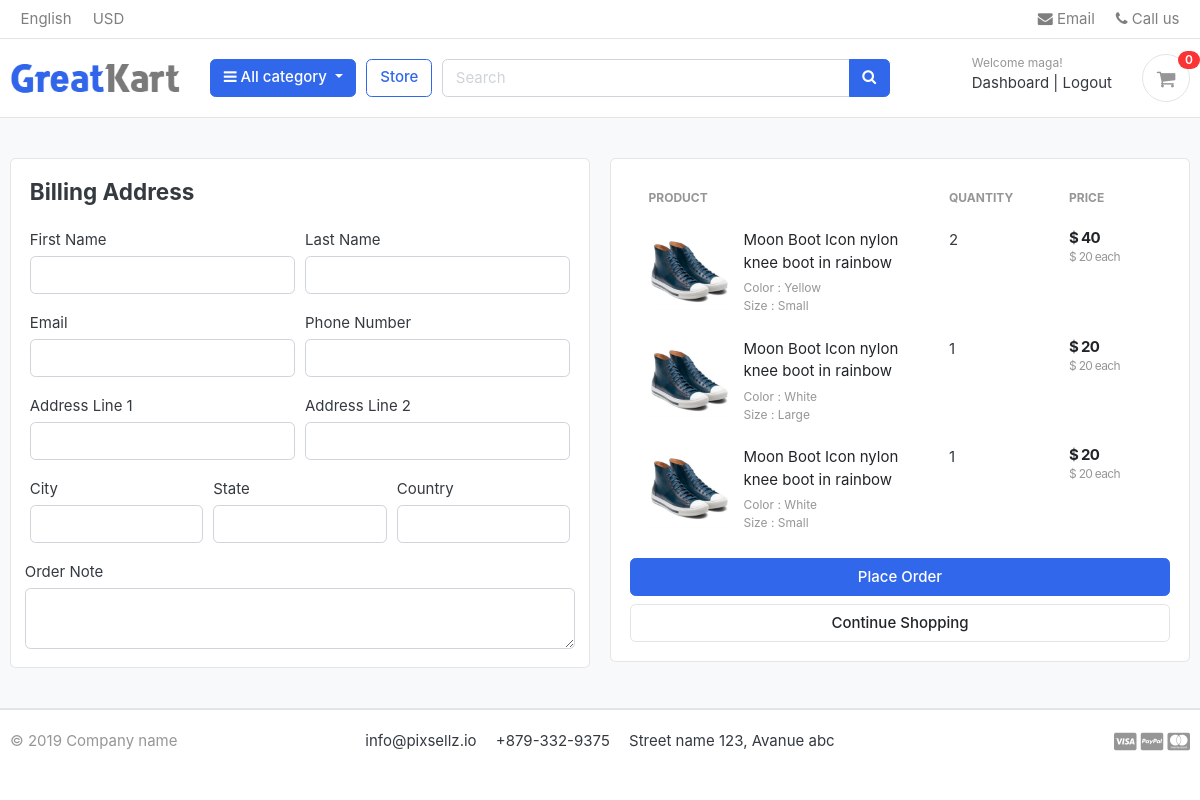
Page /cart/checkout/ (signed in) on the earlier database version.
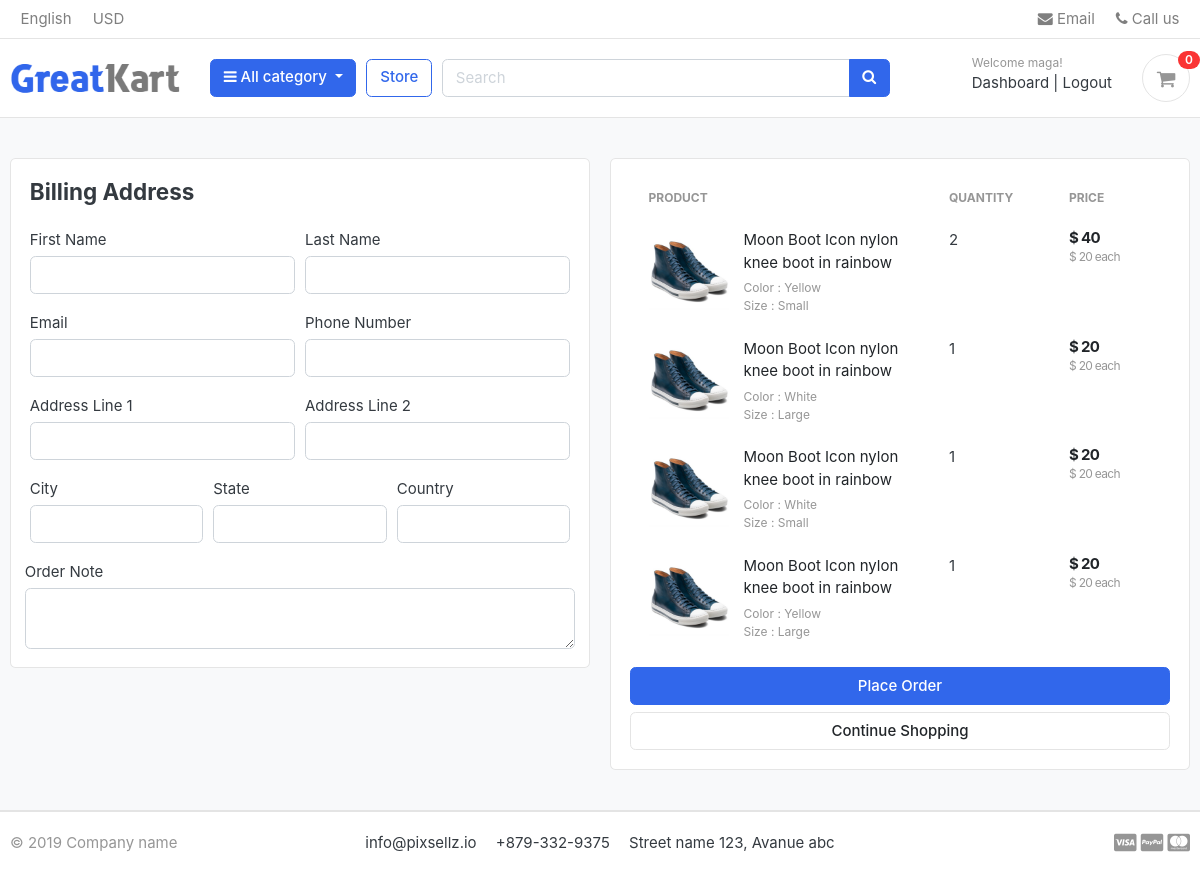
Same page on the later database version.
### carts/models.py (models this page shows, shortened)
class CartItem(models.Model):
    user = models.ForeignKey(Account, on_delete=models.CASCADE, null=True)
    product = models.ForeignKey(Product, on_delete=models.CASCADE)
    variations = models.ManyToManyField(Variation, blank=True)
    cart = models.ForeignKey(Cart, on_delete=models.CASCADE,null=True)
    quantity = models.IntegerField()
    is_active = models.BooleanField(default=True)
    def sub_total(self):
        return self.product.price*self.quantity

### store/models.py (models this page shows, shortened)
class Product(models.Model):
    product_name = models.CharField(max_length=150, unique=True)
    slug = models.SlugField(max_length=200, unique=True)
    description = models.TextField(max_length=500, blank=True)
    price = models.IntegerField()
    images = models.ImageField(upload_to='product')
    stock = models.IntegerField()
    is_avialable = models.BooleanField(default=True)
    category = models.ForeignKey(Category, on_delete=models.CASCADE)
    created_date = models.DateTimeField(auto_now_add=True)
    modified_date = models.DateTimeField(auto_now=True)
    def get_url(self):
        return reverse('product_detail', args=[self.category.slug, self.slug])

class Variation(models.Model):
    product = models.ForeignKey(Product, on_delete=models.CASCADE)
    variation_category = models.CharField(max_length=150, choices=variation_category_choice)
    variation_value = models.CharField(max_length=150)
    is_active = models.BooleanField(default=True)
    created_date = models.DateTimeField(auto_now=True)
    objects = VariationManager()

### carts/views.py (the view)
# urls.py: path('checkout/', views.checkout, name='checkout'),
@login_required(login_url='login')
def checkout(request):
    try:
        tax = 0
        grand_total = 0
        total = 0
        quantity = 0
        if request.user.is_authenticated:
            cart_items = CartItem.objects.filter(user=request.user, is_active=True)
        else:
            cart = Cart.objects.get(cart_id=_cart_id(request))
            cart_items = CartItem.objects.filter(cart=cart, is_active=True)
        for cart_item in cart_items:
            total += (cart_item.product.price * cart_item.quantity)
            quantity += cart_item.quantity
        tax = (2 * total)/100
        grand_total = total + tax
    except ObjectDoesNotExist:
        pass #just ignore
    context = {
        'total': total,
        'quantity': quantity,
        'cart_items': cart_items,
        'tax'       : tax,
        'grand_total': grand_total,
    }
    return render(request, 'store/checkout.html', context)

### carts/context_processors.py (called while the page is built)
def counter(request):
    cart_count = 0
    if 'admin' in request.path:
        return {}
    else:
        try:
            cart = Cart.objects.filter(cart_id= _cart_id(request))
            if request.user.is_authenticated:
                cart_items = CartItem.objects.all().filter(cart=cart[:1])
            else:
                cart_items = CartItem.objects.all().filter(cart=cart[:1])
            for cart_item in cart_items:
                cart_count+= cart_item.quantity
        except Cart.DoesNotExist:
            cart_count=0
    return dict(cart_count=cart_count)

### carts/views.py (called while the page is built)
def _cart_id(request):
    cart = request.session.session_key
    if not cart:
        cart = request.session.create()
    return cart

### category/context_processors.py (called while the page is built)
def menu_links(request):
    links = Category.objects.all()
    return dict(links=links)

### category/models.py (called while the page is built)
    def get_url(self):
        return reverse('products_by_category' , args=[self.slug])

### templates/store/checkout.html (shortened to what this page needs)
{% extends 'base.html' %}
{% load static %}
{% block content %}
<section class="section-content padding-y bg">
<div class="container">
<div class="row">
	<aside class="col-lg-6">
<div class="card">
  <div class="card-body">
    <h4 class="card-title mb-4">Billing Address</h4>
    <form action="{% url 'place_order' %}" method="POST">
      <div class="form-row">
        <div class="col form-group">
          <label for="">First Name</label>
          <input type="text" name="first_name" class="form-control" required>
        </div>
        <div class="col form-group">
          <label for="">Last Name</label>
          <input type="text" name="last_name" class="form-control" required>
        </div>
      </div>
      <div class="form-row">
        <div class="col form-group">
          <label for="">Email</label>
          <input type="email" name="email" class="form-control" required>
        </div>
        <div class="col form-group">
          <label for="">Phone Number</label>
          <input type="text" name="phone" class="form-control" required>
        </div>
      </div>
      <div class="form-row">
        <div class="col form-group">
          <label for="">Address Line 1</label>
          <input type="text" name="address_line_1" class="form-control" required>
        </div>
        <div class="col form-group">
          <label for="">Address Line 2</label>
          <input type="text" name="address_line_2" class="form-control">
        </div>
      </div>
      <div class="form-row">
        <div class="col form-group">
          <label for="">City</label>
          <input type="text" name="city" class="form-control" required>
        </div>
        <div class="col form-group">
          <label for="">State</label>
          <input type="text" name="state" class="form-control" required>
        </div>
        <div class="col form-group">
          <label for="">Country</label>
          <input type="text" name="country" class="form-control" required>
        </div>
        </div>
        <div class="form-row">
          <label for="">Order Note</label>
          <textarea name="order_note" rows="2" class="form-control"></textarea>
        </div>
  </div>
</div>
	</aside>
	<aside class="col-lg-6">
		<div class="card">
		<div class="card-body">
      <table class="table table-borderless table-shopping-cart">
      <thead class="text-muted">
      <tr class="small text-uppercase">
        <th scope="col">Product</th>
        <th scope="col" width="120">Quantity</th>
        <th scope="col" width="120">Price</th>
      </tr>
      </thead>
      <tbody>
      {% for cart_item in cart_items %}
      <tr>
      	<td>
      		<figure class="itemside align-items-center">
      			<div class="aside"><img src="{{ cart_item.product.images.url }}" class="img-sm"></div>
      			<figcaption class="info">
      				<a href="{{ cart_item.product.get_url }}" class="title text-dark">{{ cart_item.product.product_name }}</a>
      				<p class="text-muted small">
      					{% if cart_item.variations.all %}
      						{% for item in cart_item.variations.all %}
      							{{ item.variation_category | capfirst }} : {{ item.variation_value | capfirst }} <br>
      						{% endfor %}
      					{% endif %}
      				</p>
      			</figcaption>
      		</figure>
      	</td>
      	<td>
      				<label for="">{{cart_item.quantity}}</label>
      	</td>
      	<td>
      		<div class="price-wrap">
      			<var class="price">$ {{ cart_item.sub_total }}</var>
      			<small class="text-muted"> $ {{ cart_item.product.price }} each </small>
      		</div>
      	</td>
      </tr>
      {% endfor %}
      </tbody>
      </table>
      <button type="submit" name="submit" class="btn btn-primary btn-block">Place Order</button>
			<a href="{% url 'store' %}" class="btn btn-light btn-block">Continue Shopping</a>
		</div>
		</div>
</aside>
</div>
</div>
</section>
{% endblock %}

Differences in the rows shown:
added CartItem: product.images (picture), product.product_name "Moon Boot Icon nylon knee boot in rainbow", quantity "1", sub_total "20", product.price "20", Variation (variation_category "Color", variation_value "Yellow"), Variation (variation_category "Size", variation_value "Large")
